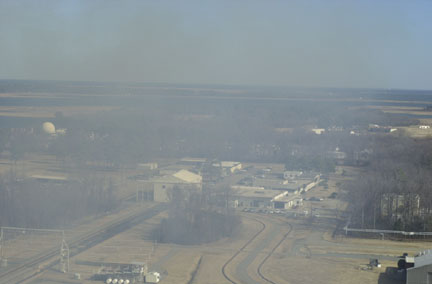
%> input picture code_matlab/test images/haze5.jpg, 432 x 284 px
$ octave main.m   (GNU Octave 9; MATLAB toolbox functions it lacks are replaced by stand-ins)
%> lines starting %> are read from the running program, lines starting %| are printed output that depends on the picture; in (x1, y1, x2, y2) boxes, pixels count from 0 and x2, y2 are one past the last pixel; in counts of white or black regions, pixels touching at a corner belong together; the program's own positions count from 1
### code_matlab/minfilt2.m
function Y = minfilt2(X,varargin)
%  MINFILT2    Two-dimensional min filter
%
%     Y = MINFILT2(X,[M N]) performs two-dimensional minimum
%     filtering on the image X using an M-by-N window. The result
%     Y contains the minimun value in the M-by-N neighborhood around
%     each pixel in the original image.
%     This function uses the van Herk algorithm for min filters.
%
%     Y = MINFILT2(X,M) is the same as Y = MINFILT2(X,[M M])
%
%     Y = MINFILT2(X) uses a 3-by-3 neighborhood.
%
%     Y = MINFILT2(..., 'shape') returns a subsection of the 2D
%     filtering specified by 'shape' :
%        'full'  - Returns the full filtering result,
%        'same'  - (default) Returns the central filter area that is the
%                   same size as X,
%        'valid' - Returns only the area where no filter elements are outside
%                  the image.
%
%     See also : MAXFILT2, VANHERK
%

% Initialization
[S, shape] = parse_inputs(varargin{:});

% filtering
Y = vanherk(X,S(1),'min',shape);
Y = vanherk(Y,S(2),'min','col',shape);

%%%%%%%%%%%%%%%%%%%%%%%%%%%%%%%%%%%%%%%%%%%%%%%%%%%%%%%%%%%%%%%%%%%%%%%%%%%%%%%%%%%%%%%%%%%
function [S, shape] = parse_inputs(varargin)
shape = 'same';
flag = [0 0]; % size shape

for i = 1 : nargin
   t = varargin{i};
   if strcmp(t,'full') & flag(2) == 0
      shape = 'full';
      flag(2) = 1;
   elseif strcmp(t,'same') & flag(2) == 0
      shape = 'same';
      flag(2) = 1;
   elseif strcmp(t,'valid') & flag(2) == 0
      shape = 'valid';
      flag(2) = 1;
   elseif flag(1) == 0
      S = t;
      flag(1) = 1;
   else
      error(['Too many / Unkown parameter : ' t ])
   end
end

if flag(1) == 0
   S = [3 3];
end
if length(S) == 1;
   S(2) = S(1);
end
if length(S) ~= 2
   error('Wrong window size parameter.')
end

### code_matlab/vanherk.m
function Y = vanherk(X,N,TYPE,varargin)
%  VANHERK    Fast max/min 1D filter
%
%    Y = VANHERK(X,N,TYPE) performs the 1D max/min filtering of the row
%    vector X using a N-length filter.
%    The filtering type is defined by TYPE = 'max' or 'min'. This function
%    uses the van Herk algorithm for min/max filters that demands only 3
%    min/max calculations per element, independently of the filter size.
%
%    If X is a 2D matrix, each row will be filtered separately.
%
%    Y = VANHERK(...,'col') performs the filtering on the columns of X.
%
%    Y = VANHERK(...,'shape') returns the subset of the filtering specified
%    by 'shape' :
%        'full'  - Returns the full filtering result,
%        'same'  - (default) Returns the central filter area that is the
%                   same size as X,
%        'valid' - Returns only the area where no filter elements are outside
%                  the image.
%
%    X can be uint8 or double. If X is uint8 the processing is quite faster, so
%    dont't use X as double, unless it is really necessary.
%

% Initialization
[direc, shape] = parse_inputs(varargin{:});
if strcmp(direc,'col')
   X = X';
end
if strcmp(TYPE,'max')
   maxfilt = 1;
elseif strcmp(TYPE,'min')
   maxfilt = 0;
else
   error([ 'TYPE must be ' char(39) 'max' char(39) ' or ' char(39) 'min' char(39) '.'])
end

% Correcting X size
fixsize = 0;
addel = 0;
if mod(size(X,2),N) ~= 0
   fixsize = 1;
   addel = N-mod(size(X,2),N);
   if maxfilt
      f = [ X zeros(size(X,1), addel) ];
   else
      f = [X repmat(X(:,end),1,addel)];
   end
else
   f = X;
end
lf = size(f,2);
lx = size(X,2);
clear X

% Declaring aux. mat.
g = f;
h = g;

% Filling g & h (aux. mat.)
ig = 1:N:size(f,2);
ih = ig + N - 1;

g(:,ig) = f(:,ig);
h(:,ih) = f(:,ih);

if maxfilt
   for i = 2 : N
      igold = ig;
      ihold = ih;

      ig = ig + 1;
      ih = ih - 1;

      g(:,ig) = max(f(:,ig),g(:,igold));
      h(:,ih) = max(f(:,ih),h(:,ihold));
   end
else
   for i = 2 : N
      igold = ig;
      ihold = ih;

      ig = ig + 1;
      ih = ih - 1;

      g(:,ig) = min(f(:,ig),g(:,igold));
      h(:,ih) = min(f(:,ih),h(:,ihold));
   end
end
clear f

% Comparing g & h
if strcmp(shape,'full')
   ig = [ N : 1 : lf ];
   ih = [ 1 : 1 : lf-N+1 ];
   if fixsize
      if maxfilt
         Y = [ g(:,1:N-1)  max(g(:,ig), h(:,ih))  h(:,end-N+2:end-addel) ];
      else
         Y = [ g(:,1:N-1)  min(g(:,ig), h(:,ih))  h(:,end-N+2:end-addel) ];
      end
   else
      if maxfilt
         Y = [ g(:,1:N-1)  max(g(:,ig), h(:,ih))  h(:,end-N+2:end) ];
      else
         Y = [ g(:,1:N-1)  min(g(:,ig), h(:,ih))  h(:,end-N+2:end) ];
      end
   end

elseif strcmp(shape,'same')
   if fixsize
      if addel > (N-1)/2
         disp('hoi')
         ig = [ N : 1 : lf - addel + floor((N-1)/2) ];
         ih = [ 1 : 1 : lf-N+1 - addel + floor((N-1)/2)];
         if maxfilt
            Y = [ g(:,1+ceil((N-1)/2):N-1)  max(g(:,ig), h(:,ih)) ];
         else
            Y = [ g(:,1+ceil((N-1)/2):N-1)  min(g(:,ig), h(:,ih)) ];
         end
      else
         ig = [ N : 1 : lf ];
         ih = [ 1 : 1 : lf-N+1 ];
         if maxfilt
            Y = [ g(:,1+ceil((N-1)/2):N-1)  max(g(:,ig), h(:,ih))  h(:,lf-N+2:lf-N+1+floor((N-1)/2)-addel) ];
         else
            Y = [ g(:,1+ceil((N-1)/2):N-1)  min(g(:,ig), h(:,ih))  h(:,lf-N+2:lf-N+1+floor((N-1)/2)-addel) ];
         end
      end
   else % not fixsize (addel=0, lf=lx)
      ig = [ N : 1 : lx ];
      ih = [ 1 : 1 : lx-N+1 ];
      if maxfilt
         Y = [  g(:,N-ceil((N-1)/2):N-1) max( g(:,ig), h(:,ih) )  h(:,lx-N+2:lx-N+1+floor((N-1)/2)) ];
      else
         Y = [  g(:,N-ceil((N-1)/2):N-1) min( g(:,ig), h(:,ih) )  h(:,lx-N+2:lx-N+1+floor((N-1)/2)) ];
      end
   end

elseif strcmp(shape,'valid')
   ig = [ N : 1 : lx];
   ih = [ 1 : 1: lx-N+1];
   if maxfilt
      Y = [ max( g(:,ig), h(:,ih) ) ];
   else
      Y = [ min( g(:,ig), h(:,ih) ) ];
   end
end

if strcmp(direc,'col')
   Y = Y';
end
%%%%%%%%%%%%%%%%%%%%%%%%%%%%%%%%%%%%%%%%%%%%%%%%%%%%%%%%%%%%%%%%%%%%%%%%%%%%%%%%%%%%%%%%%%%
function [direc, shape] = parse_inputs(varargin)
direc = 'lin';
shape = 'same';
flag = [0 0]; % [dir shape]

for i = 1 : nargin
   t = varargin{i};
   if strcmp(t,'col') & flag(1) == 0
      direc = 'col';
      flag(1) = 1;
   elseif strcmp(t,'full') & flag(2) == 0
      shape = 'full';
      flag(2) = 1;
   elseif strcmp(t,'same') & flag(2) == 0
      shape = 'same';
      flag(2) = 1;
   elseif strcmp(t,'valid') & flag(2) == 0
      shape = 'valid';
      flag(2) = 1;
   else
      error(['Too many / Unkown parameter : ' t ])
   end
end

### code_matlab/boxfilter.m
function imDst = boxfilter(imSrc, r)

%   BOXFILTER   O(1) time box filtering using cumulative sum
%
%   - Definition imDst(x, y)=sum(sum(imSrc(x-r:x+r,y-r:y+r)));
%   - Running time independent of r;
%   - Equivalent to the function: colfilt(imSrc, [2*r+1, 2*r+1], 'sliding', @sum);
%   - But much faster.

[hei, wid] = size(imSrc);
imDst = zeros(size(imSrc));

%cumulative sum over Y axis
imCum = cumsum(imSrc, 1);
%difference over Y axis
imDst(1:r+1, :) = imCum(1+r:2*r+1, :);
imDst(r+2:hei-r, :) = imCum(2*r+2:hei, :) - imCum(1:hei-2*r-1, :);
imDst(hei-r+1:hei, :) = repmat(imCum(hei, :), [r, 1]) - imCum(hei-2*r:hei-r-1, :);

%cumulative sum over X axis
imCum = cumsum(imDst, 2);
%difference over Y axis
imDst(:, 1:r+1) = imCum(:, 1+r:2*r+1);
imDst(:, r+2:wid-r) = imCum(:, 2*r+2:wid) - imCum(:, 1:wid-2*r-1);
imDst(:, wid-r+1:wid) = repmat(imCum(:, wid), [1, r]) - imCum(:, wid-2*r:wid-r-1);
end

### code_matlab/main.m
clear all
clc
close all
img=imread('test images/haze5.jpg');
%> img is the input picture: size 284x432x3 uint8; mean R, G, B 133.8, 142.2, 144.9
figure,imshow(uint8(img)), title('original');
kenlRatio = .01;
minAtomsLight = 240;
sz=size(img);
%> sz = [284 432 3]

w=sz(2);%width
%> w = 432

h=sz(1);%height
%> h = 284

dc = zeros(h,w);

for y=1:h

    for x=1:w

        dc(y,x) = min(img(y,x,:));

    end

end %找出RGB通道中的最小的
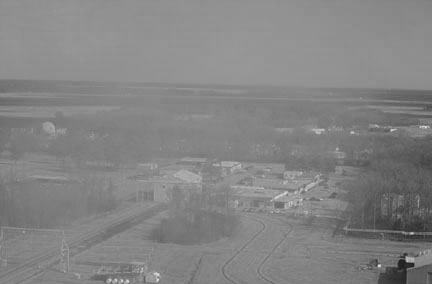
%> dc: size 284x432 double; min 29, max 231, mean 131.5


%figure,imshow(uint8(dc)), title('Min(R,G,B)');

krnlsz = floor(max([3, w*kenlRatio, h*kenlRatio]));
%> krnlsz = 4

krnlsz=2;
dc2 = minfilt2(dc, [krnlsz,krnlsz]);
%> the loop in parse_inputs, `for i = 1 : nargin` made 1 pass
%> S on pass 1: [2 2]
%> after the loop in parse_inputs, `for i = 1 : nargin`: flag = [1 0]; shape = 'same'
%> in minfilt2, `[S, shape] = parse_inputs(varargin{:});`: S = [2 2]; shape = 'same'
%> the loop in parse_inputs, `for i = 1 : nargin` made 1 pass
%> t on pass 1: 'same'
%> after the loop in parse_inputs, `for i = 1 : nargin`: direc = 'lin'; flag = [0 1]; shape = 'same'
%> in vanherk, `[direc, shape] = parse_inputs(varargin{:});`: direc = 'lin'
%> in vanherk, `ig = 1:N:size(f,2);`: ig = 216 values from 1 to 431
%> in vanherk, `ih = ig + N - 1;`: ih = 216 values from 2 to 432
%> the loop in vanherk, `for i = 2 : N` made 1 pass
%> after the loop in vanherk, `for i = 2 : N`: g: size 284x432 double; 11.46% of pixels changed, all inside (x1, y1, x2, y2) = (1, 0, 432, 284)
%> after the loop in vanherk, `for i = 2 : N`: h: size 284x432 double; 11.87% of pixels changed, all inside (x1, y1, x2, y2) = (0, 0, 431, 284)
%> after the loop in vanherk, `for i = 2 : N`: ih = 216 values from 1 to 431
%> in vanherk, `ig = [ N : 1 : lx ];`: ig = 431 values from 2 to 432
%> in vanherk, `ih = [ 1 : 1 : lx-N+1 ];`: ih = 431 values from 1 to 431
%> call 2 of vanherk, with N = 2, TYPE = 'min'
%> the loop in parse_inputs (call 2), `for i = 1 : nargin` made 2 passes
%> in vanherk (call 2), `[direc, shape] = parse_inputs(varargin{:});`: direc = 'col'
%> in vanherk (call 2), `X = X';`:
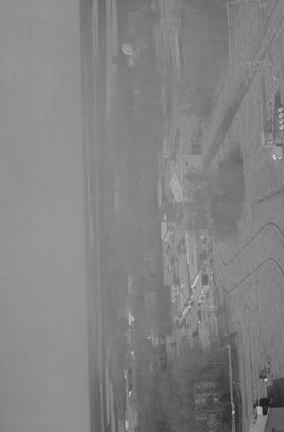
%> X: size 432x284 double; min 29, max 219, mean 130.7; mean of the top-left, top-right, bottom-left and bottom-right quarters 139.5, 129.7, 136.8, 117
%> in vanherk (call 2), `ig = 1:N:size(f,2);`: ig = 142 values from 1 to 283
%> in vanherk (call 2), `ih = ig + N - 1;`: ih = 142 values from 2 to 284
%> the loop in vanherk (call 2), `for i = 2 : N` made 1 pass
%> after the loop in vanherk (call 2), `for i = 2 : N`: g: size 432x284 double; 13.33% of pixels changed, all inside (x1, y1, x2, y2) = (1, 0, 284, 432)
%> after the loop in vanherk (call 2), `for i = 2 : N`: h: size 432x284 double; 16.34% of pixels changed, all inside (x1, y1, x2, y2) = (0, 0, 283, 432)
%> after the loop in vanherk (call 2), `for i = 2 : N`: ih = 142 values from 1 to 283
%> in vanherk (call 2), `ig = [ N : 1 : lx ];`: ig = 283 values from 2 to 284
%> in vanherk (call 2), `ih = [ 1 : 1 : lx-N+1 ];`: ih = 283 values from 1 to 283

dc2(h,w)=0;
%> dc2: size 284x432 double; min 0, max 204, mean 129.5

%figure,imshow(uint8(dc2)), title('After filter ');

t = 255 - 0.8*dc2;
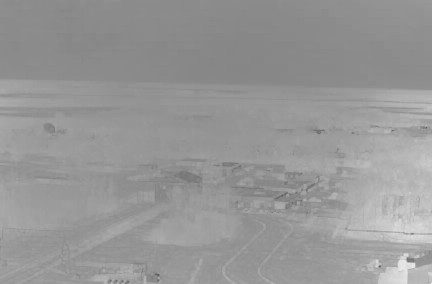
%> t: size 284x432 double; min 91.8, max 255, mean 151.4

%figure,imshow(uint8(t)),title('t');

t_d=double(t)/255;

sum(sum(t_d))/(h*w);


A = min([minAtomsLight, max(max(dc2))])
%> A = 204

J = zeros(h,w,3);

img_d = double(img);

J(:,:,1) = (img_d(:,:,1) - (1-t_d)*A)./t_d;

J(:,:,2) = (img_d(:,:,2) - (1-t_d)*A)./t_d;

J(:,:,3) = (img_d(:,:,3) - (1-t_d)*A)./t_d;
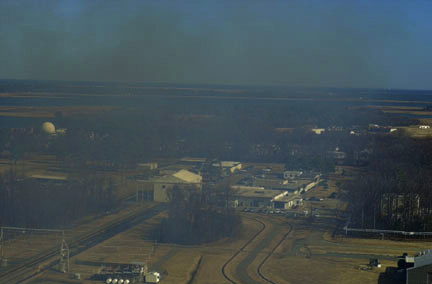
%> J: size 284x432x3 double; mean R, G, B 87.1, 101.6, 106.4; drawn with min black and max white

%figure,imshow(uint8(J)), title('J');
% figure,imshow(rgb2gray(uint8(abs(J-img_d)))), title('J-img_d');
% a = sum(sum(rgb2gray(uint8(abs(J-img_d))))) / (h*w)
% return;
%----------------------------------
r = krnlsz*4;
eps = 10^-6;
I=double(rgb2gray(img));
[hei, wid] = size(I);
%> hei = 284; wid = 432
p=t_d;
N = boxfilter(ones(hei, wid), r);
%> in boxfilter, `imDst(:, wid-r+1:wid) = repmat(imCum(:, wid), [1, r]) - imCum(:, wid-2..`: imDst: size 284x432 double; min 81, max 289, mean 281.9
mean_I = boxfilter(I, r) ./ N;
%> in boxfilter (call 2), `imDst(hei-r+1:hei, :) = repmat(imCum(hei, :), [r, 1]) - imCum(hei-2*r:..`: imDst: size 284x432 double; min 407, max 3041, mean 2342.9
%> in boxfilter (call 2), `imDst(:, 1:r+1) = imCum(:, 1+r:2*r+1);`: imDst: size 284x432 double; min 407, max 45477, mean 2911.9
%> in boxfilter (call 2), `imDst(:, wid-r+1:wid) = repmat(imCum(:, wid), [1, r]) - imCum(:, wid-2..`: imDst: size 284x432 double; min 7610, max 50241, mean 39474.7
mean_p = boxfilter(p, r) ./ N;
%> in boxfilter (call 3), `imDst(hei-r+1:hei, :) = repmat(imCum(hei, :), [r, 1]) - imCum(hei-2*r:..`: imDst: size 284x432 double; min 4.64, max 15.11, mean 9.94
%> in boxfilter (call 3), `imDst(:, 1:r+1) = imCum(:, 1+r:2*r+1);`: imDst: size 284x432 double; min 4.64, max 187.5, mean 12.5
%> in boxfilter (call 3), `imDst(:, wid-r+1:wid) = repmat(imCum(:, wid), [1, r]) - imCum(:, wid-2..`: imDst: size 284x432 double; min 44.83, max 245.5, mean 167.2
mean_Ip = boxfilter(I.*p, r) ./ N;
%> call 4 of boxfilter, with r = 8
%> in boxfilter (call 4), `imDst(hei-r+1:hei, :) = repmat(imCum(hei, :), [r, 1]) - imCum(hei-2*r:..`:
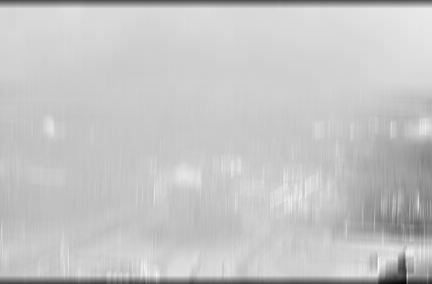
%> imDst: size 284x432 double; min 357, max 1667.4, mean 1374.6; drawn with min black and max white
%> in boxfilter (call 4), `imCum = cumsum(imDst, 2);`:
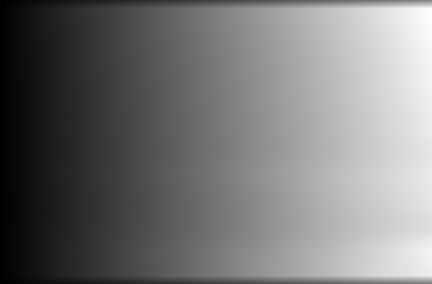
%> imCum: size 284x432 double; min 718.6, max 643960.6, mean 299397.4; drawn with min black and max white
%> in boxfilter (call 4), `imDst(:, 1:r+1) = imCum(:, 1+r:2*r+1);`:
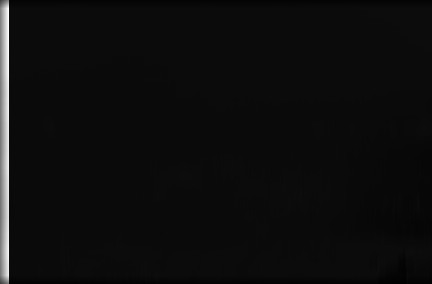
%> imDst: size 284x432 double; 2.08% of pixels changed, all inside (x1, y1, x2, y2) = (0, 0, 9, 284); drawn with min black and max white
cov_Ip = mean_Ip - mean_I .* mean_p; % this is the covariance of (I, p) in each local patch.

mean_II = boxfilter(I.*I, r) ./ N;
var_I = mean_II - mean_I .* mean_I;

a = cov_Ip ./ (var_I + eps); % Eqn. (5) in the paper;
b = mean_p - a .* mean_I; % Eqn. (6) in the paper;

mean_a = boxfilter(a, r) ./ N;
mean_b = boxfilter(b, r) ./ N;

q = mean_a .* I + mean_b;

filtered = q;


t_d = filtered;

%figure,imshow(t_d,[]),title('filtered t');

J(:,:,1) = (img_d(:,:,1) - (1-t_d)*A)./t_d;

J(:,:,2) = (img_d(:,:,2) - (1-t_d)*A)./t_d;

J(:,:,3) = (img_d(:,:,3) - (1-t_d)*A)./t_d;
img_d(1,3,1)
%> ans = 142
figure,imshow(uint8(J)), title('result');

$ run again, with code_matlab/test images/haze1.jpg copied over code_matlab/test images/haze5.jpg
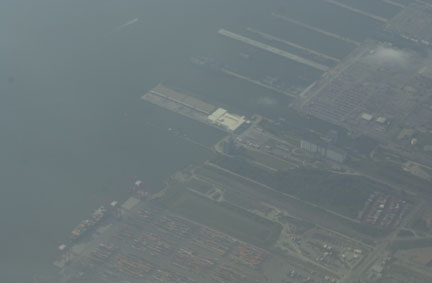
%> input picture code_matlab/test images/haze1.jpg, 432 x 283 px
%> img is the input picture: size 283x432x3 uint8; mean R, G, B 108.6, 119.8, 122.1
%> the loop in parse_inputs, `for i = 1 : nargin` made 1 pass
%> S on pass 1: [2 2]
%> after the loop in parse_inputs, `for i = 1 : nargin`: flag = [1 0]; shape = 'same'
%> in minfilt2, `[S, shape] = parse_inputs(varargin{:});`: S = [2 2]; shape = 'same'
%> the loop in parse_inputs, `for i = 1 : nargin` made 1 pass
%> t on pass 1: 'same'
%> after the loop in parse_inputs, `for i = 1 : nargin`: direc = 'lin'; flag = [0 1]; shape = 'same'
%> in vanherk, `[direc, shape] = parse_inputs(varargin{:});`: direc = 'lin'
%> in vanherk, `ig = 1:N:size(f,2);`: ig = 216 values from 1 to 431
%> in vanherk, `ih = ig + N - 1;`: ih = 216 values from 2 to 432
%> the loop in vanherk, `for i = 2 : N` made 1 pass
%> after the loop in vanherk, `for i = 2 : N`: ih = 216 values from 1 to 431
%> in vanherk, `ig = [ N : 1 : lx ];`: ig = 431 values from 2 to 432
%> in vanherk, `ih = [ 1 : 1 : lx-N+1 ];`: ih = 431 values from 1 to 431
%> the loop in parse_inputs (call 2), `for i = 1 : nargin` made 2 passes
%> the loop in vanherk (call 2), `for i = 2 : N` made 1 pass
%> `t = 255 - 0.8*dc2;`:
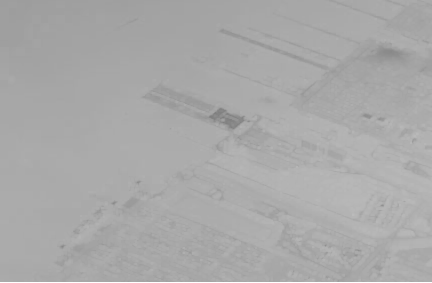
%> t: size 283x432 double; min 126.2, max 255, mean 169.5
%> A = 161
%> in boxfilter (call 4), `imDst(hei-r+1:hei, :) = repmat(imCum(hei, :), [r, 1]) - imCum(hei-2*r:..`:
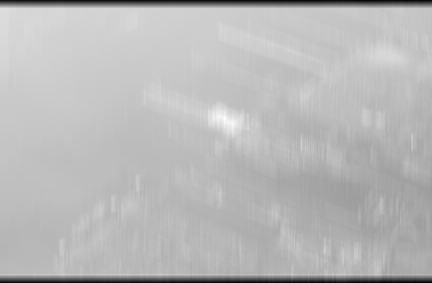
%> imDst: size 283x432 double; min 684.7, max 1525.5, mean 1295.1; drawn with min black and max white
%> ans = 121

$ run again, with code_matlab/test images/haze2.jpg copied over code_matlab/test images/haze5.jpg
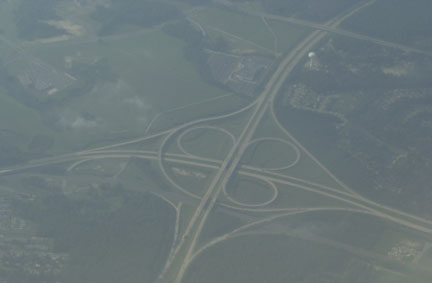
%> input picture code_matlab/test images/haze2.jpg, 432 x 283 px
%> img is the input picture: size 283x432x3 uint8; mean R, G, B 107.5, 120.2, 122.6
%> the loop in parse_inputs, `for i = 1 : nargin` made 1 pass
%> S on pass 1: [2 2]
%> after the loop in parse_inputs, `for i = 1 : nargin`: flag = [1 0]; shape = 'same'
%> in minfilt2, `[S, shape] = parse_inputs(varargin{:});`: S = [2 2]; shape = 'same'
%> the loop in parse_inputs, `for i = 1 : nargin` made 1 pass
%> t on pass 1: 'same'
%> after the loop in parse_inputs, `for i = 1 : nargin`: direc = 'lin'; flag = [0 1]; shape = 'same'
%> in vanherk, `[direc, shape] = parse_inputs(varargin{:});`: direc = 'lin'
%> in vanherk, `ig = 1:N:size(f,2);`: ig = 216 values from 1 to 431
%> in vanherk, `ih = ig + N - 1;`: ih = 216 values from 2 to 432
%> the loop in vanherk, `for i = 2 : N` made 1 pass
%> after the loop in vanherk, `for i = 2 : N`: ih = 216 values from 1 to 431
%> in vanherk, `ig = [ N : 1 : lx ];`: ig = 431 values from 2 to 432
%> in vanherk, `ih = [ 1 : 1 : lx-N+1 ];`: ih = 431 values from 1 to 431
%> the loop in parse_inputs (call 2), `for i = 1 : nargin` made 2 passes
%> the loop in vanherk (call 2), `for i = 2 : N` made 1 pass
%> `t = 255 - 0.8*dc2;`:
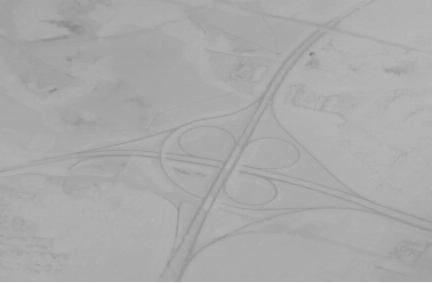
%> t: size 283x432 double; min 115.8, max 255, mean 170.4
%> A = 174
%> in boxfilter (call 4), `imDst(hei-r+1:hei, :) = repmat(imCum(hei, :), [r, 1]) - imCum(hei-2*r:..`:
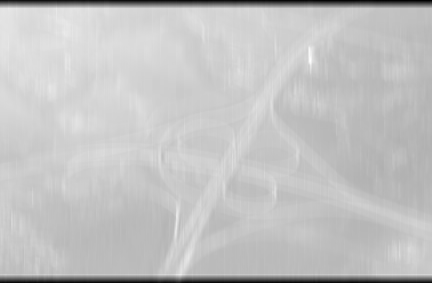
%> imDst: size 283x432 double; min 682.7, max 1492.2, mean 1301.9; drawn with min black and max white
%> ans = 115

$ run again, with code_matlab/test images/haze3.jpg copied over code_matlab/test images/haze5.jpg
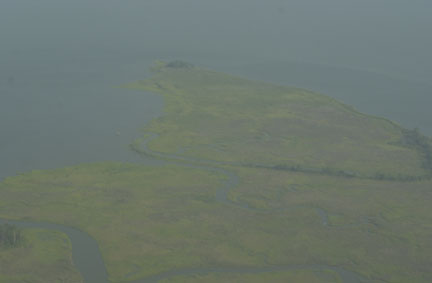
%> input picture code_matlab/test images/haze3.jpg, 432 x 283 px
%> img is the input picture: size 283x432x3 uint8; mean R, G, B 108.4, 119.5, 111.3
%> the loop in parse_inputs, `for i = 1 : nargin` made 1 pass
%> S on pass 1: [2 2]
%> after the loop in parse_inputs, `for i = 1 : nargin`: flag = [1 0]; shape = 'same'
%> in minfilt2, `[S, shape] = parse_inputs(varargin{:});`: S = [2 2]; shape = 'same'
%> the loop in parse_inputs, `for i = 1 : nargin` made 1 pass
%> t on pass 1: 'same'
%> after the loop in parse_inputs, `for i = 1 : nargin`: direc = 'lin'; flag = [0 1]; shape = 'same'
%> in vanherk, `[direc, shape] = parse_inputs(varargin{:});`: direc = 'lin'
%> in vanherk, `ig = 1:N:size(f,2);`: ig = 216 values from 1 to 431
%> in vanherk, `ih = ig + N - 1;`: ih = 216 values from 2 to 432
%> the loop in vanherk, `for i = 2 : N` made 1 pass
%> after the loop in vanherk, `for i = 2 : N`: ih = 216 values from 1 to 431
%> in vanherk, `ig = [ N : 1 : lx ];`: ig = 431 values from 2 to 432
%> in vanherk, `ih = [ 1 : 1 : lx-N+1 ];`: ih = 431 values from 1 to 431
%> the loop in parse_inputs (call 2), `for i = 1 : nargin` made 2 passes
%> the loop in vanherk (call 2), `for i = 2 : N` made 1 pass
%> A = 122
%> in boxfilter (call 4), `imDst(hei-r+1:hei, :) = repmat(imCum(hei, :), [r, 1]) - imCum(hei-2*r:..`:
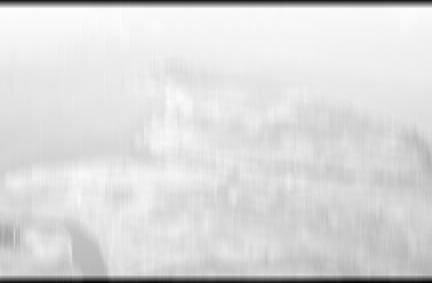
%> imDst: size 283x432 double; min 656.5, max 1405.7, mean 1301.7; drawn with min black and max white
%> ans = 118
